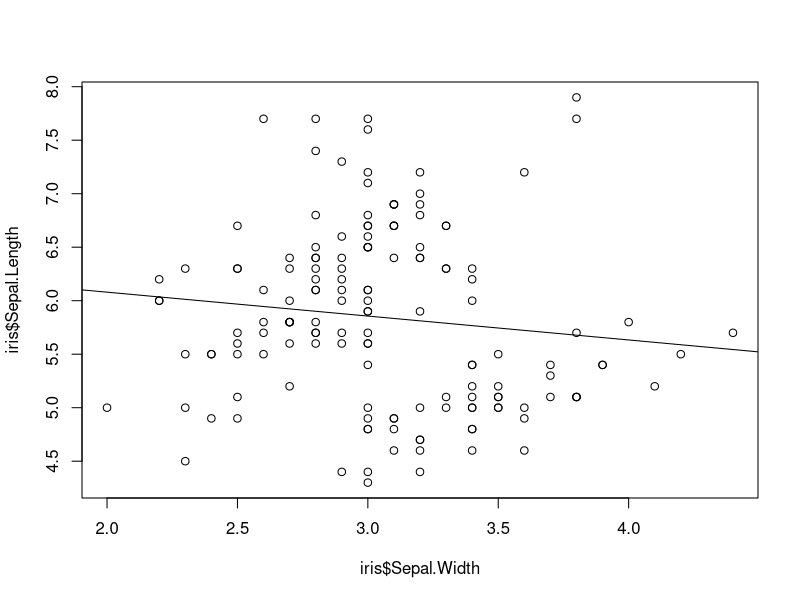
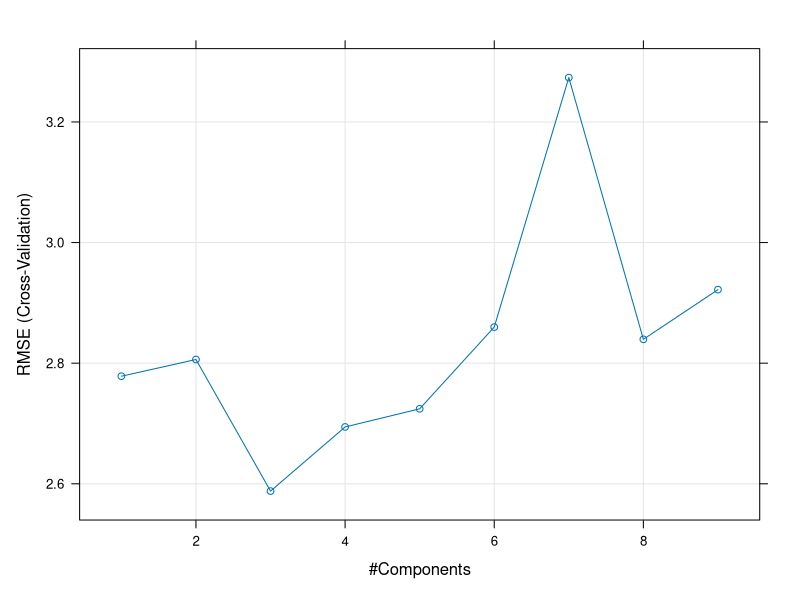
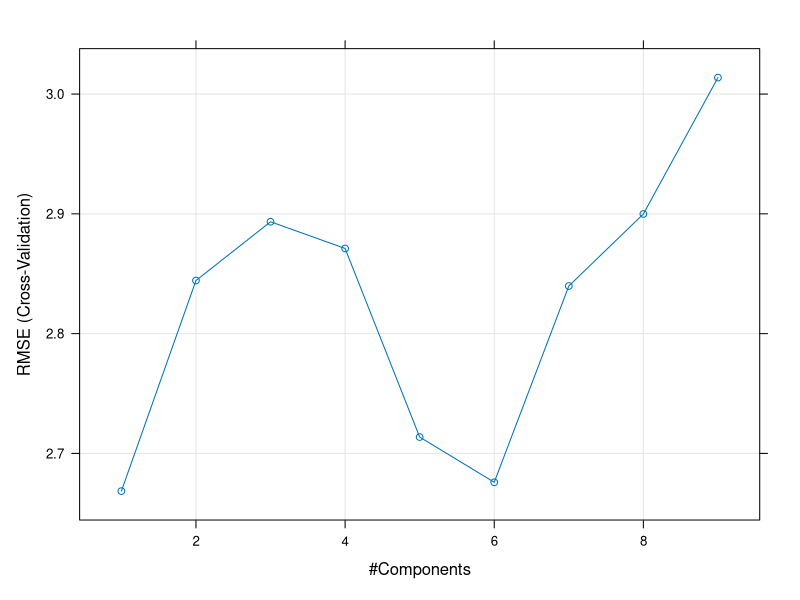

These figures' R source, in order:
## ---- chunk 1
library(datasets)
data(iris)

lmfit.Sepal<-lm(formula=Sepal.Length ~ Sepal.Width, data=iris)
summary(lmfit.Sepal)
## ---- chunk 2
par(mfcol=c(1,1))
plot(iris$Sepal.Width, iris$Sepal.Length)
abline(lmfit.Sepal)
## ---- chunk 3
lmfit.Sepal<-lm(formula=Sepal.Length ~ Sepal.Width+Species, data=iris)
summary(lmfit.Sepal)
## ---- chunk 4
lmfit.Sepal<-lm(formula=Sepal.Length ~ Sepal.Width+Petal.Width+Petal.Length+Species, data=iris)
summary(lmfit.Sepal)

# NOTE
# This is the best rsq that I personally found. I did not include my other attempts because my computer is slow and takes a long time to run this homework file.
## ---- chunk 5
#FORWARD

lm.null<-lm(Sepal.Length~ 1, data=iris)
lm.aic.forward<-step(lm.null,direction="forward",trace=1,scope= ~ Sepal.Width*Species+Petal.Width*Species+Petal.Length*Species+Petal.Width*Petal.Length+Sepal.Width*Petal.Length+Petal.Width*Sepal.Width)
summary(lm.aic.forward)
## ---- chunk 6
#BACKWARDS

lm.null<-lm(Sepal.Length~ 1, data=iris)
lm.aic.backward<-step(lm.null,direction="backward",trace=1,scope= ~ Sepal.Width*Species+Petal.Width*Species+Petal.Length*Species+Petal.Width*Petal.Length+Sepal.Width*Petal.Length+Petal.Width*Sepal.Width)
summary(lm.aic.backward)
## ---- chunk 7
#BOTH

lm.null<-lm(Sepal.Length~ 1, data=iris)
lm.aic.both<-step(lm.null,direction="both",trace=1,scope= ~ Sepal.Width*Species+Petal.Width*Species+Petal.Length*Species+Petal.Width*Petal.Length+Sepal.Width*Petal.Length+Petal.Width*Sepal.Width)
summary(lm.aic.both)

#RESULTS
#Running the data with the maximum amount of interactions increases the RSQ and decreases the RSE of the model increasing the accuracy of the forward/backward step method. This makes sense since the model has more interactions to test.
## ---- chunk 8
# Load libraries, get data & set seed for reproducibility ---------------------
set.seed(123)   
library(glmnet)  
library(dplyr)  
library(psych)   

data("mtcars")

y <- mtcars %>% select(mpg) %>% scale(center = TRUE, scale = FALSE) %>% as.matrix()
X <- mtcars %>% select(-mpg) %>% as.matrix()
## ---- chunk 9
#Changing Lamda

alpha <- 1 
lambda <- .25
base_model_cv <- glmnet(X, y, alpha = 1 , lambda = .25, standardize = TRUE)
base_y_hat_cv <- predict(base_model_cv, X)
base_ssr_cv <- t(y - base_y_hat_cv) %*% (y - base_y_hat_cv)
base_rsq_cv <- cor(y, base_y_hat_cv)^2

sprintf('Alpha = %f', alpha)
sprintf('Lambda = %f', lambda)
sprintf('RSQ = %f', base_rsq_cv)
sprintf('SSR = %f', base_ssr_cv)
## ---- chunk 10
#Changing Lamda

alpha <- 1 
lambda <- .75
base_model_cv <- glmnet(X, y, alpha = 1 , lambda = .75, standardize = TRUE)
base_y_hat_cv <- predict(base_model_cv, X)
base_ssr_cv <- t(y - base_y_hat_cv) %*% (y - base_y_hat_cv)
base_rsq_cv <- cor(y, base_y_hat_cv)^2

sprintf('Alpha = %f', alpha)
sprintf('Lambda = %f', lambda)
sprintf('RSQ = %f', base_rsq_cv)
sprintf('SSR = %f', base_ssr_cv)

#Results as Lambda increases the RSQ decreases but SSR increases.
## ---- chunk 11
#Changing Alpha

alpha <- .5
lambda <- .75
base_model_cv <- glmnet(X, y, alpha = .5 , lambda = .75, standardize = TRUE)
base_y_hat_cv <- predict(base_model_cv, X)
base_ssr_cv <- t(y - base_y_hat_cv) %*% (y - base_y_hat_cv)
base_rsq_cv <- cor(y, base_y_hat_cv)^2

sprintf('Alpha = %f', alpha)
sprintf('Lambda = %f', lambda)
sprintf('RSQ = %f', base_rsq_cv)
sprintf('SSR = %f', base_ssr_cv)
## ---- chunk 12
#Changing Alpha

alpha <- 0 
lambda <- .75
base_model_cv <- glmnet(X, y, alpha = 0, lambda = .75, standardize = TRUE)
base_y_hat_cv <- predict(base_model_cv, X)
base_ssr_cv <- t(y - base_y_hat_cv) %*% (y - base_y_hat_cv)
base_rsq_cv <- cor(y, base_y_hat_cv)^2

sprintf('Alpha = %f', alpha)
sprintf('Lambda = %f', lambda)
sprintf('RSQ = %f', base_rsq_cv)
sprintf('SSR = %f', base_ssr_cv)

#RESULTS
#If alpha increases then RSQ decreases and the SSR increases.
## ---- chunk 13
# Ridge Regression
lambdas_to_try <- 10^seq(-3, 5, length.out = 100)
ridge_cv <- cv.glmnet(X, y, alpha = 0, lambda = lambdas_to_try,
                      standardize = TRUE, nfolds = 10)

lambda_cv <- ridge_cv$lambda.min

model_cv <- glmnet(X, y, alpha = 0, lambda = lambda_cv, standardize = TRUE)
y_hat_cv <- predict(model_cv, X)
ssr_cv <- t(y - y_hat_cv) %*% (y - y_hat_cv)
rsq_ridge_cv <- cor(y, y_hat_cv)^2



## ---- chunk 14


# Ridge Regression + AIC/BIC -----------------------------------
X_scaled <- scale(X)
aic <- c()
bic <- c()
for (i in seq(lambdas_to_try)) {
  model <- glmnet(X, y, alpha = 0, lambda = lambdas_to_try[i], standardize = TRUE)
  betas <- as.vector((as.matrix(coef(model))[-1, ]))
  resid <- y - (X_scaled %*% betas)
  ld <- lambdas_to_try[i] * diag(ncol(X_scaled))
  H <- X_scaled %*% solve(t(X_scaled) %*% X_scaled + ld) %*% t(X_scaled)
  df <- tr(H)
  aic[i] <- nrow(X_scaled) * log(t(resid) %*% resid) + 2 * df
  bic[i] <- nrow(X_scaled) * log(t(resid) %*% resid) + 2 * df * log(nrow(X_scaled))
}


lambda_aic <- lambdas_to_try[which.min(aic)]
lambda_bic <- lambdas_to_try[which.min(bic)]

model_aic <- glmnet(X, y, alpha = 0, lambda = lambda_aic, standardize = TRUE)
y_hat_aic <- predict(model_aic, X)
ssr_aic <- t(y - y_hat_aic) %*% (y - y_hat_aic)
rsq_ridge_aic <- cor(y, y_hat_aic)^2

model_bic <- glmnet(X, y, alpha = 0, lambda = lambda_bic, standardize = TRUE)
y_hat_bic <- predict(model_bic, X)
ssr_bic <- t(y - y_hat_bic) %*% (y - y_hat_bic)
rsq_ridge_bic <- cor(y, y_hat_bic)^2


## ---- chunk 15


# LASSO
lambdas_to_try <- 10^seq(-3, 5, length.out = 100)
lasso_cv <- cv.glmnet(X, y, alpha = 1, lambda = lambdas_to_try,
                      standardize = TRUE, nfolds = 10)

lambda_cv <- lasso_cv$lambda.min
model_cv <- glmnet(X, y, alpha = 1, lambda = lambda_cv, standardize = TRUE)
model_cv
y_hat_cv <- predict(model_cv, X)
ssr_cv <- t(y - y_hat_cv) %*% (y - y_hat_cv)
rsq_lasso_cv <- cor(y, y_hat_cv)^2


## ---- chunk 16


# Elastic Net
set.seed(11)
lambdas_to_try <- 10^seq(-3, 5, length.out = 100)
alpha_to_try<- seq(0.0, 0.99, length.out = 10)
df <- data.frame(matrix(ncol=3))

for(i in 1:length(alpha_to_try<1)){
  a  = alpha_to_try[i]
  
  ElasticNet_cv <- cv.glmnet(X, y, alpha = a, lambda = lambdas_to_try,
                      standardize = TRUE)
l = ElasticNet_cv$lambda.min

Model_cv <- glmnet(X, y, alpha = a, lambda = 1, standardize = TRUE)

y_hat_cv <- predict(Model_cv, X)
ssr_cv <- t(y - y_hat_cv) %*% (y - y_hat_cv)
r = rsq_ElasticNet_cv <- cor(y, y_hat_cv)^2

d = c(a,l,rsq_ElasticNet_cv)
df <- rbind(df,d)}

sprintf('Alpha = %f', a)
sprintf('Lambda = %f', lambda_cv)
sprintf('RSQ = %f', rsq_ElasticNet_cv)
sprintf('SSR = %f', ssr_cv)
print(df)

#RESULTS
#Based on these results, we can see that an Alpha = 0 and Lambda = 2.47 will yield the best RSQ.Which means that our model works best with a Ridge Regression.
## ---- chunk 17


rsq <- cbind("R-squared" = c(rsq_ridge_cv, rsq_ridge_aic, rsq_ridge_bic,  rsq_lasso_cv, rsq_ElasticNet_cv))
rownames(rsq) <- c("ridge cross-validated", "ridge AIC", "ridge BIC",  "lasso cross_validated", "ElasticNet_CV")
print(rsq)

#RESULTS
#Based on these results the best model from the selected is Elastic Net. Which is better than Ridge and LASSO individually.
## ---- chunk 18
library(tidyverse)
library(caret)
library(pls)
data("Boston", package = "MASS")
## ---- chunk 19
set.seed(123)
training.samples <- mtcars$mpg %>%
  createDataPartition(p = 0.75, list = FALSE)
train.data  <- mtcars[training.samples, ]
test.data <- mtcars[-training.samples, ]


pcr_model  <- train(
  mpg~., data = train.data, method = "pcr",
  scale = TRUE,
  trControl = trainControl("cv", number = 10),
  tuneLength = 10
  )
plot(pcr_model)

pcr_model$bestTune

summary(pcr_model$finalModel)

predictions <- pcr_model %>% predict(test.data)

data.frame(
  RMSE = caret::RMSE(predictions, test.data$mpg),
  Rsquare = caret::R2(predictions, test.data$mpg)
)


## ---- chunk 20
set.seed(123)


pls_model <- train(
  mpg~., data = train.data, method = "pls",
  scale = TRUE,
  trControl = trainControl("cv", number = 10),
  tuneLength = 10
  )

plot(pls_model)


pls_model$bestTune


summary(pls_model$finalModel)

predictions <- pls_model %>% predict(test.data)

data.frame(
  RMSE = caret::RMSE(predictions, test.data$mpg),
  Rsquare = caret::R2(predictions, test.data$mpg)
)

#RESULTS
#Comparing the two models shows that PLS is better for this data set since it has a lower RMSE and higher RSQ.
## ---- chunk 21
#### Question 1 Models ####


### Models

## Linear Regression
# Linear Regression is a predictive analysis tool using dependent and independent variables but strictly graphing and predicting y values through linear patterns only. This means y = mx + b is the basis of the model.

# RSQ, for my model I used R squared which is the measure of variation when using the dependent variable to predict the independent variable. R squared is a percentage, so the closer the R squared is to 1 then the lower the variation meaning the better model. 


# Multiple Linear Regression
# Multiple Linear Regression is the same as linear regression but uses explanatory variables to allow for a better prediction of the model. This splits the data, like in question two when we split the data based on species. 
# RSQ and adjRSQ, We already discussed R squared, so I am going to explain what adjusted R squared is. Adjusted R squared is the same value as R squared but punishes data sets that are too complicated since the base R squared slowly gets better as you add variables to the model.

# Forward and Backward Step-wise Selection
# Step-wise regression is a model that changes the amount of variables in the model to optimize the amount of variables for accuracy and simplicity. A forward step-wise model starts off with an empty model and adds variables and backwards is the opposite.
# RSQ and RSE, For this model I used RSE and RSQ to determine the best model (also the model's AIC score). RSE is residual standard error and as the name implies, we would like to decrease error in the model so the closer the number is to zero the better.

## ---- chunk 22
#### Question 2 Models ####


### Models

## Ridge Regression
# Ridge regression is a type of variable selection for a model allowing the "shrinking" of variables. This changes the weight of variables in the model allowing for more accurate results.
# RSQ and SSR, SSR is also known as the residual sum of squares. This shows the error in the model, with the smaller the number the tighter the fit the model has on the data (not between 0 and 1). This is difficult to use by itself since the SSR can be extremely low but the model be too tight to accurately predict future data.

# LASSO
# The LASSO is very similar to Ridge Regression and accomplishes the same thing; however, LASSO can set variables equal to zero rather than just shrinking the variables.
# RSQ and SSR, explained above.

# Elastic Net
# Elastic Net is an in between Ridge Regression and LASSO and can be changed to be more like one model rather than the other variable selection model.
# RSQ and SSR


### Validation Criteria
## AIC/BIC
# AIC and BIC both accomplish the same task, checking the "goodness" of the fit while also punishing models that are too complicated. BIC does a better (more harsh) job for punishing over complex models.
## Cross-Validation
# Cross-Validation is using the training data to both train and test the data. You split the data into k subgroups and can make a model from each subgroup k and test the models on each other subgroup. This is very good way to make a model with the amount of data is limited.

## ---- chunk 23
#### Question 3 Models ####


### Models

## PCR
# Principle Component Analysis is using hyper planes to find principle components to shrink the amount and weight of variables. PCR typically ends up reducing the dimensions of the model.This model relies on variance to check the components.
# RMSE and RSQ, Residual Mean Square Error is a very common measure of differences in models. The lower the RMSE the better the fit the model has. This can also be referred to as the "cost" function when minimizing.

# PLS
# Rather than looking at variance, Partial Least Square Regression rather uses the observable variables (x) and predicted variables (y) to form several individual linear regression models. This model then tries to find the multidimensional direction of x (2D) to with the highest variance in y. 
# RMSE and RSQ, explained above. 
